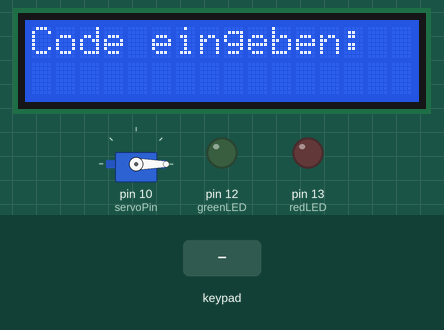
This sketch was run on a simulated Arduino Uno, built with avr-gcc and run on an emulated ATmega328P. Shown: servo, 16×2 character LCD, output pins drawn as LEDs (lit = HIGH). The test bench sets the inputs (shaded band). What the sketch prints to the serial monitor is not drawn.

Above: at 1.2 s.
1.3 s: keypad keys 1 2 3 4 # pressed 0.4 s apart
At 3.7 s:
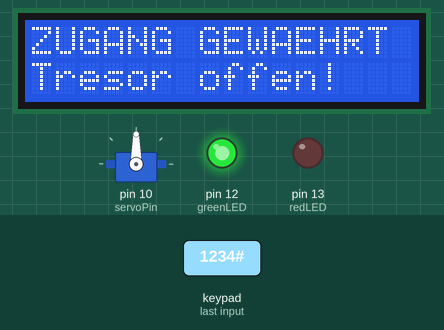
4.8 s: key '#' pressed
7.8 s: keypad keys 1 2 3 4 A pressed 0.4 s apart
At 11.1 s:
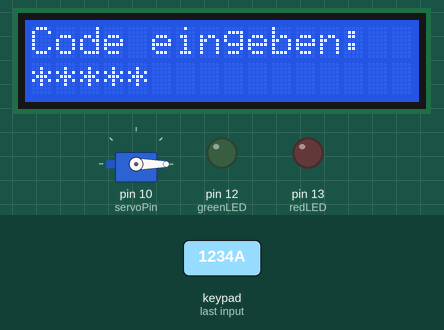
12.1 s: keypad keys 1 2 3 4 D pressed 0.4 s apart
At 14.1 s:
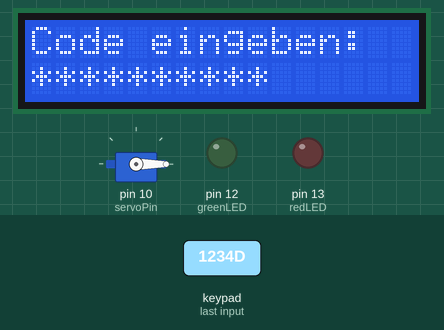
15.6 s: key 'B' pressed
At 16.6 s:
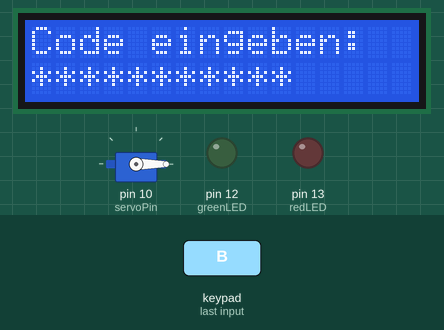
17.1 s: key 'C' pressed
At 17.8 s:
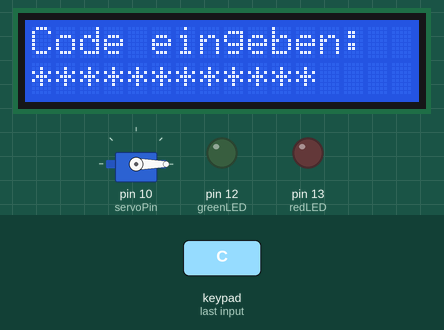
Timing chart, 0 to 19.6 s (numbered marks = the images above; inputs shaded):
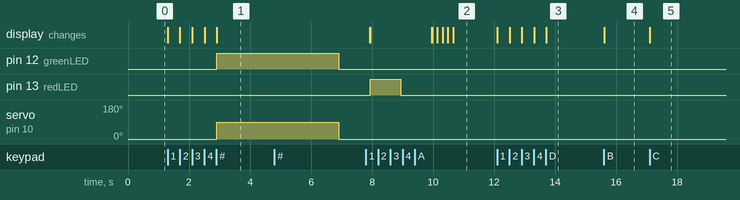

Measured:
- after the input at 1.3 s, pin 12 (greenLED): LOW → HIGH after 1.6 s; servo on pin 10 (servoPin): 0° → 90° after 1.6 s; the display: first changes at once (image 1 shows a later state)
- after the input at 7.8 s, the display: first differs from a run without the input after 2.2 s (image 2 shows a later state)
- after the input at 12.1 s, the display: first changes at once (image 3 shows a later state)
- after the input at 15.6 s, the display: changes at once (image 4)
- after the input at 17.1 s, the display: changes at once (image 5)

The sketch:

tresor_integration_v2.ino
```cpp
#include <Keypad.h>
#include <Servo.h>
#include <LiquidCrystal.h>

// --- Keypad ---
const byte ROWS = 4;
const byte COLS = 4;
char keys[ROWS][COLS] = {
  {'1','2','3','A'},
  {'4','5','6','B'},
  {'7','8','9','C'},
  {'*','0','#','D'}
};
byte rowPins[ROWS] = {2, 3, 4, 5};
byte colPins[COLS] = {6, 7, 8, 9};
Keypad keypad = Keypad(makeKeymap(keys), rowPins, colPins, ROWS, COLS);

// --- Servo ---
Servo lockServo;
const int servoPin = 10;
const int lockedAngle = 0;
const int unlockedAngle = 90;

// --- LEDs ---
const int greenLED = 12;
const int redLED = 13;

// --- LCD ---
LiquidCrystal lcd(A0, A1, A2, A3, A4, A5);

// --- Code-Logik ---
String correctCode = "1234";
String enteredCode = "";
int failedAttempts = 0;
const int maxAttempts = 3;

// --- Funktionsprototypen (Tinkercad generiert diese nicht automatisch) ---
void showIdleScreen();
void updateInputDisplay();
void checkCode();
void accessGranted();
void accessDenied();
void alarmMode();

void setup() {
  Serial.begin(9600);
  lockServo.attach(servoPin);
  lockServo.write(lockedAngle);

  pinMode(greenLED, OUTPUT);
  pinMode(redLED, OUTPUT);

  lcd.begin(16, 2);
  showIdleScreen();
}

void loop() {
  char key = keypad.getKey();
  if (key) {
    Serial.println(key);
  }
  if (!key) return;

  if (key == '#') {
    checkCode();
  } else if (key == '*') {
    enteredCode = "";
    showIdleScreen();
  } else {
    enteredCode += key;
    updateInputDisplay();
  }
}

void showIdleScreen() {
  lcd.clear();
  lcd.setCursor(0, 0);
  lcd.print("Code eingeben:");
}

void updateInputDisplay() {
  lcd.setCursor(0, 1);
  lcd.print("                "); // Zeile leeren
  lcd.setCursor(0, 1);
  for (unsigned int i = 0; i < enteredCode.length(); i++) lcd.print("*");
}

void checkCode() {
  if (enteredCode == correctCode) {
    accessGranted();
  } else {
    accessDenied();
  }
  enteredCode = "";
}

void accessGranted() {
  lcd.clear();
  lcd.setCursor(0, 0);
  lcd.print("ZUGANG GEWAEHRT");
  lcd.setCursor(0, 1);
  lcd.print("Tresor offen!");

  digitalWrite(greenLED, HIGH);
  lockServo.write(unlockedAngle);
  delay(4000);
  lockServo.write(lockedAngle);
  digitalWrite(greenLED, LOW);

  failedAttempts = 0;
  delay(1000);
  showIdleScreen();
}

void accessDenied() {
  failedAttempts++;

  lcd.clear();
  lcd.setCursor(0, 0);
  lcd.print("FALSCHER CODE");
  lcd.setCursor(0, 1);
  lcd.print("Versuch " + String(failedAttempts) + "/" + String(maxAttempts));

  digitalWrite(redLED, HIGH);
  delay(1000);
  digitalWrite(redLED, LOW);

  if (failedAttempts >= maxAttempts) alarmMode();

  delay(1000);
  showIdleScreen();
}

void alarmMode() {
  lcd.clear();
  lcd.setCursor(0, 0);
  lcd.print("!! ALARM !!");

  for (int i = 0; i < 10; i++) {
    digitalWrite(redLED, HIGH);
    delay(150);
    digitalWrite(redLED, LOW);
    delay(150);
  }

  failedAttempts = 0;
}
```
